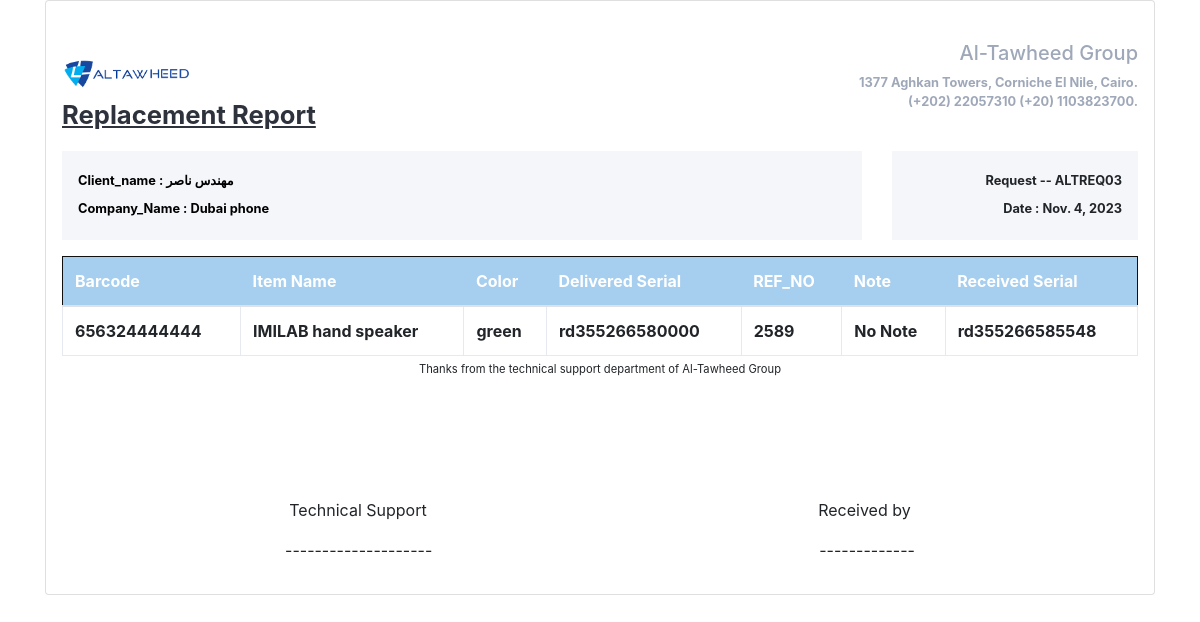
The app's page /print/replacement/3/, older data.
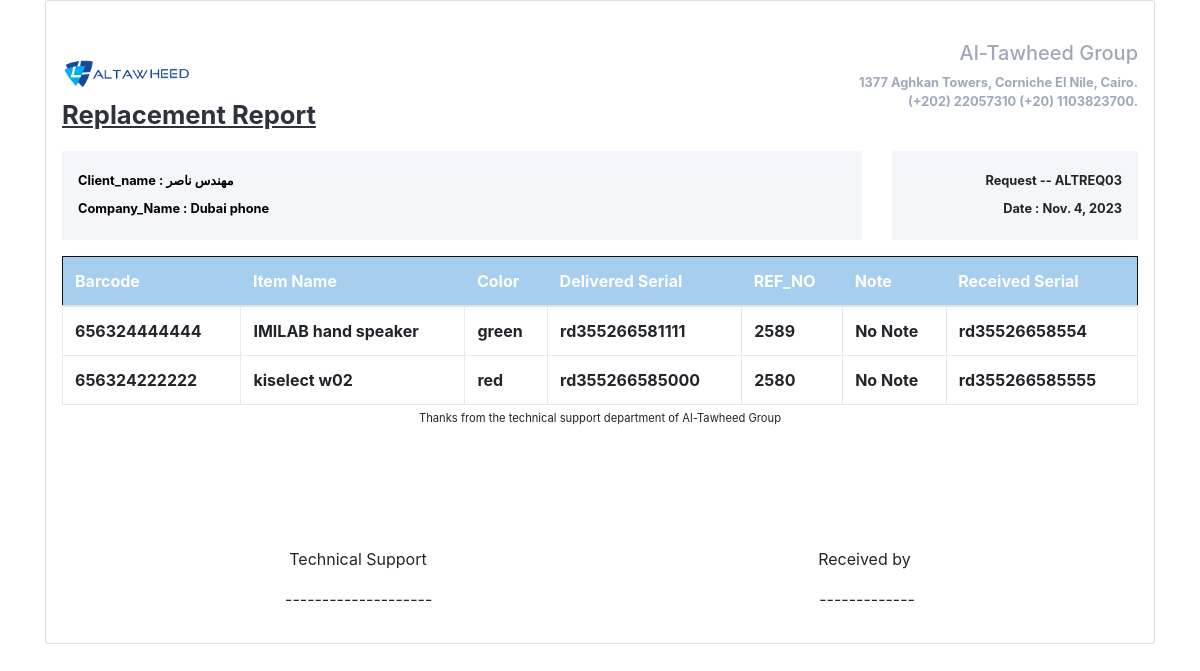
The same page, newer data.
### Technical/models.py (models this page shows, shortened)
class Action_Detail(models.Model)  :
    request=models.ForeignKey(Request, on_delete=models.PROTECT,verbose_name=_('Request'),related_name='request_Action_Detail')
    product=models.ForeignKey(Product, on_delete=models.PROTECT,verbose_name=_('Product'),related_name='Action_Detail_Product')
    serial_out=models.CharField(_("S.N_Out"), max_length=50)
    action=models.ForeignKey(Action, on_delete=models.PROTECT,verbose_name='Action',related_name='Action_name')
    detail=models.CharField(_("Detail"),max_length=300,default='Write Action Detail')
    delivery_date=models.DateField(_("Delivery_Date"),null=True,blank=True)
    technician=models.ForeignKey(Technician, on_delete=models.PROTECT,verbose_name='Technician',related_name='Action_Technician')
    cost=models.IntegerField(_("Cost"),default=0)
    ref=models.CharField(_("REF_NUM"), max_length=25,default='No_Ref')
    note=models.CharField(_("Note"), max_length=50,default='No Note')

class Product(models.Model):
    barcode=models.CharField(_("Barcode"), max_length=50,unique=True)
    des=models.CharField(_("Description"), max_length=200)
    color=models.CharField(_("Color"), max_length=50)
    brand=models.CharField(_("Brand"), max_length=50)
    sku=models.CharField(_("Sku"), max_length=50)
    note=models.CharField(_("Note"), max_length=50,default='No Note')

class Failer_Detail(models.Model)  :
    request=models.ForeignKey(Request, on_delete=models.PROTECT,verbose_name=_('Request'),related_name='request_Failer_Detail')
    product=models.ForeignKey(Product, on_delete=models.PROTECT,verbose_name=_('Product'),related_name='Failer_Detail_Product')
    serial_in=models.CharField(_("S.N_IN"), max_length=25)
    active=models.CharField(_("Active"), max_length=25,choices=WARRANTY,default=WARRANTY[0])
    purchase_date=models.DateField(_("Purchase_Date"),null=True,blank=True)
    invoice=models.ImageField(_("invoice"), upload_to='Invoice',null=True,blank=True)
    issue=models.ForeignKey(Issue, on_delete=models.PROTECT,verbose_name='Issue',related_name='Issue_name')
    detail=models.CharField(_("Detail"),max_length=300,default='Write Issue Detail')
    ref=models.CharField(_("REF_NUM"), max_length=25,default='No_Ref')
    note=models.CharField(_("Note"), max_length=50,default='No_Note')

### Technical/views.py (the view)
# urls.py: path('print/replacement/<int:id>/', views.replacement,name='replacement'),
def replacement(request, id):
    obj = get_object_or_404(Request, id=id)
    context={'obj':obj,}
    return render(request, 'replacement.html', context)

### Technical/models.py (called while the page is built)
    def __str__(self):
        return str(self.name)

    def __str__(self):
        return str(self.name)

    def __str__(self):
        return f"REQ0{str(self.id)}"

### Technical/templates/replacement.html (shortened to what the changed rows need)
{% load static %}
<!DOCTYPE html>
<html lang="en, id"  >
  <head>
    <link rel="stylesheet" href="{% static 'css/Technical_Report.css' %}">
    <link rel="stylesheet" href="https://cdn.jsdelivr.net/npm/bootstrap@4.5.3/dist/css/bootstrap.min.css">
  </head>
  <body >
    <div class="container">
      <div class="row gutters">
          <div class="col-xl-12 col-lg-12 col-md-12 col-sm-12 col-12">
            <div class="card">
              <div class="card-body p-0">
                <div class="invoice-container">
                  <div class="invoice-body">
                    <div class="row gutters">
                      <div class="col-lg-12 col-md-12 col-sm-12">
                        <div class="table-responsive">
                          <table class="table custom-table m-0">
                            <thead>
                              <tr>
                                <th>Barcode</th>
                                <th>Item Name</th>
                                <th>Color</th>
                                <th>Delivered Serial</th>
                                <th>REF_NO</th>
                                <th>Note</th>
                                <th>Received Serial</th>
                              </tr>
                            </thead>
                            <tbody>
                              {% for print in obj.request_Action_Detail.all %}
                              {% if print.action.name == "Replacement" %}
                              <tr style="font-weight: bold;">
                                <td>
                                  {{print.product.barcode}}
                                  </td>
                                <td>{{print.product.des}}</td>
                                <td>{{print.product.color}}</td>
                                <td>{{print.serial_out}}</td>
                                <td>{{print.ref}}</td>
                                <td>{{print.note}}</td>
                                {% for item in obj.request_Failer_Detail.all %}
                                {% if item.product.barcode == print.product.barcode %}
                                <td>{{item.serial_in}}</td>
                                {% endif %}
                                {% endfor %}
                              </tr>
                              {% endif %}
                              {% endfor %}
                            </tbody>
                          </table>
                        </div>
                      </div>
                    </div>
                  </div>
                  <br><br><br><br><br>
                </div>
              </div>
            </div>
          </div>
        </div>
      </div>
  </body>
</html>

Row changes from the older to the newer data that the page shows:
changed Action_Detail "IMILAB hand speaker": serial_out "rd355266580000" → "rd355266581111"
changed Failer_Detail (number 1 of 2 on the later page): serial_in "rd355266585548" → "rd35526658554"
added Action_Detail: product.barcode "656324222222", product.des "kiselect w02", product.color "red", serial_out "rd355266585000", ref "2580", note "No Note"
added Failer_Detail: serial_in "rd355266585555", shown under "656324222222"
